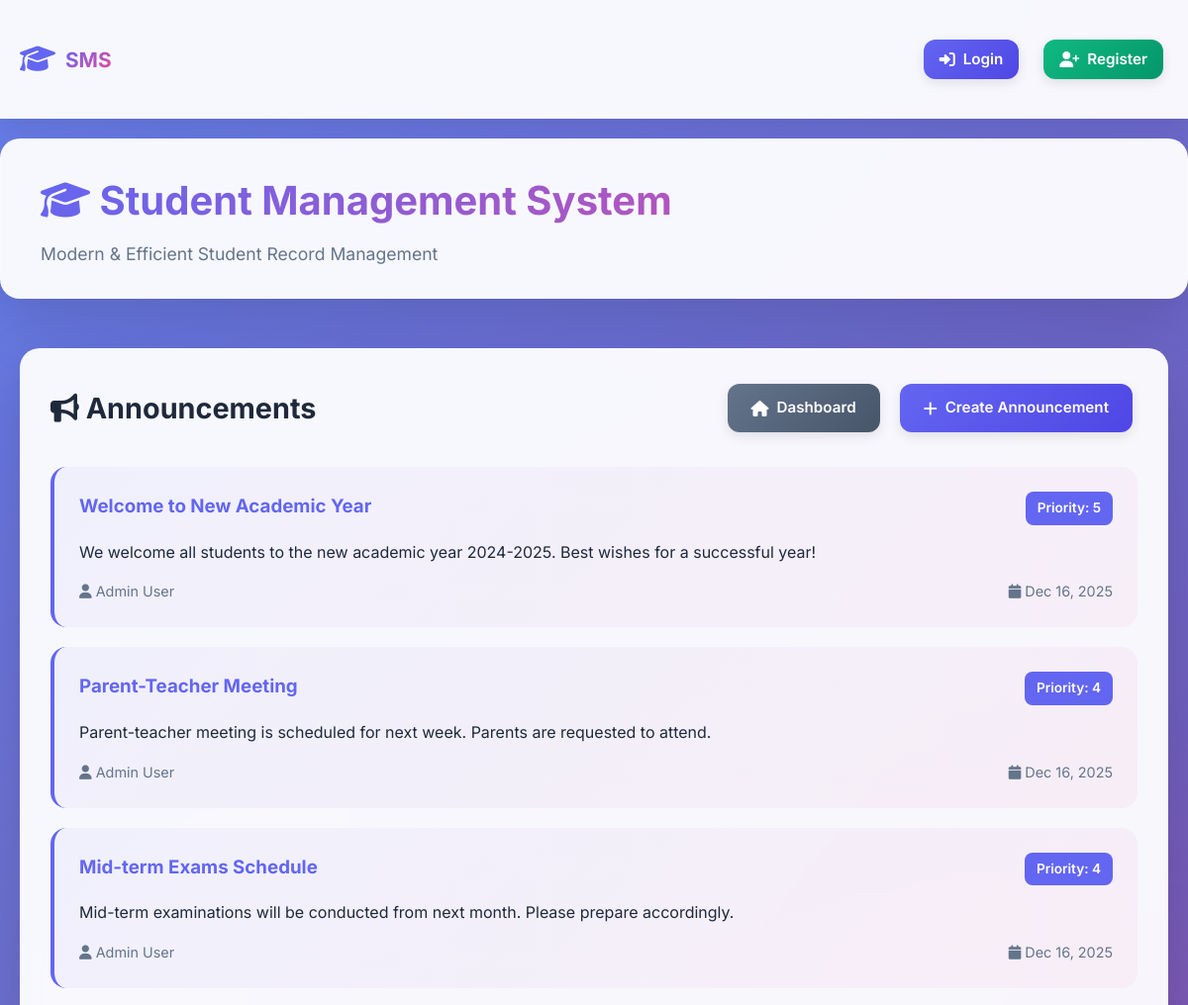
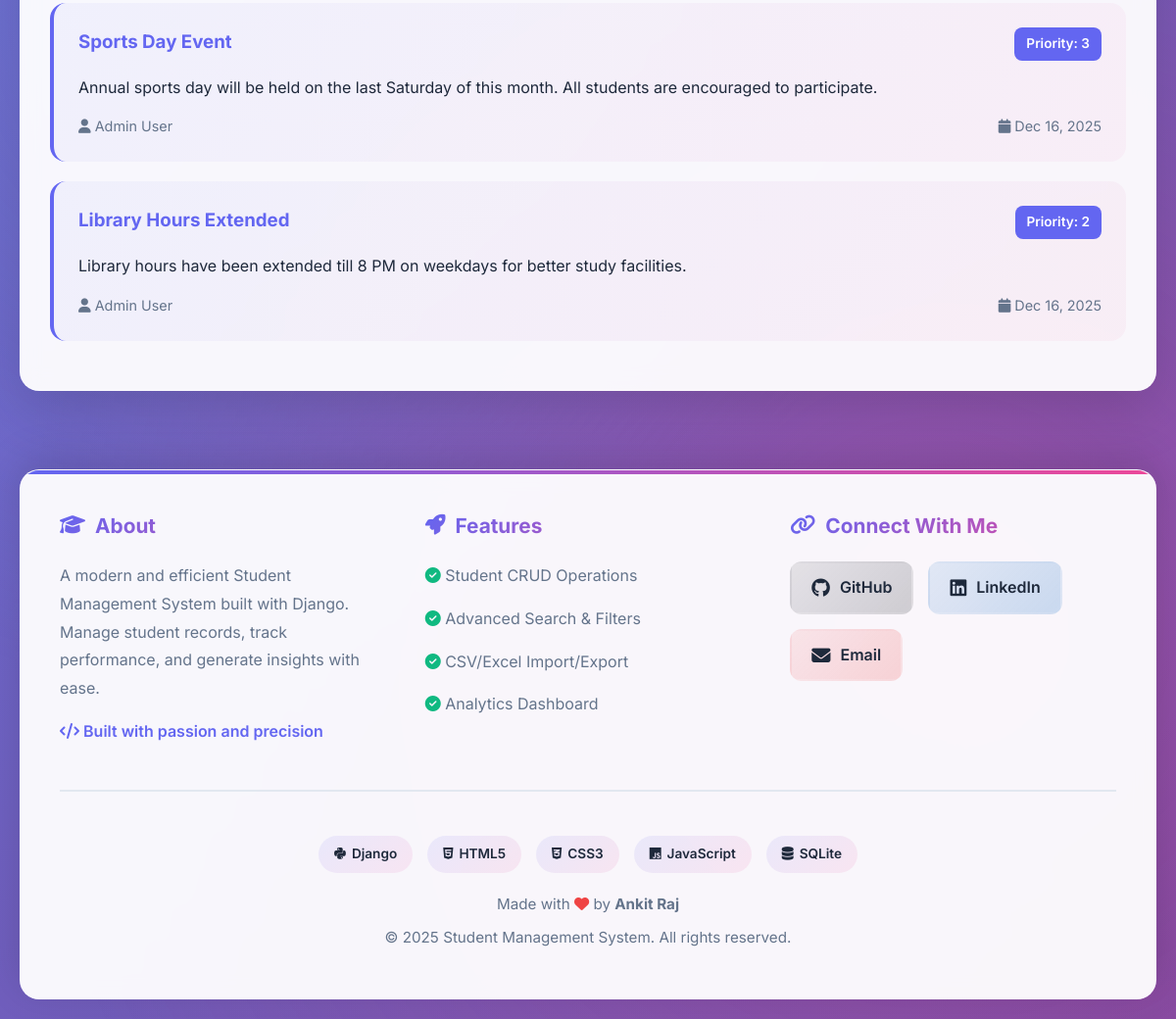
Page /announcements/ on the committed database (2 pictures, top to bottom).
### student/models.py (models this page shows, shortened)
class Announcement(models.Model):
    title = models.CharField(max_length=200)
    content = models.TextField()
    created_by = models.ForeignKey(User, on_delete=models.SET_NULL, null=True)
    target_class = models.CharField(max_length=50, blank=True, null=True, help_text="Leave blank for all students")
    is_active = models.BooleanField(default=True)
    priority = models.IntegerField(default=0, help_text="Higher number = higher priority")
    created_at = models.DateTimeField(default=timezone.now)
    expires_at = models.DateTimeField(null=True, blank=True)
    class Meta:
        ordering = ['-priority', '-created_at']

### student/views.py (the view)
# urls.py: path('announcements/', views.announcement_list, name='announcement_list'),
def announcement_list(request):
    announcements = Announcement.objects.filter(is_active=True).order_by('-priority', '-created_at')
    context = {'announcements': announcements}
    return render(request, 'student/announcement_list.html', context)

### student/templates/student/announcement_list.html (shortened to what this page needs)
{% extends 'base.html' %}
{% block content %}
<div class="card">
    <div class="header-actions">
        <h2><i class="fas fa-bullhorn"></i> Announcements</h2>
        <div style="display: flex; gap: 10px;">
            <a href="{% url 'dashboard' %}" class="btn btn-secondary"><i class="fas fa-home"></i> Dashboard</a>
            <a href="{% url 'announcement_create' %}" class="btn btn-primary"><i class="fas fa-plus"></i> Create
                Announcement</a>
        </div>
    </div>
    {% if announcements %}
    <div style="margin-top: 30px;">
        {% for announcement in announcements %}
        <div
            style="background: linear-gradient(135deg, rgba(99, 102, 241, 0.05) 0%, rgba(236, 72, 153, 0.05) 100%); padding: 25px; border-radius: 16px; border-left: 4px solid var(--primary); margin-bottom: 20px;">
            <div style="display: flex; justify-content: space-between; align-items: start; margin-bottom: 15px;">
                <h3 style="color: var(--primary); margin: 0;">{{ announcement.title }}</h3>
                <span
                    style="padding: 6px 12px; border-radius: 8px; background: var(--primary); color: white; font-size: 0.85rem; font-weight: 600;">
                    Priority: {{ announcement.priority }}
                </span>
            </div>
            <p style="color: var(--dark); margin-bottom: 15px;">{{ announcement.content }}</p>
            <div
                style="display: flex; justify-content: space-between; align-items: center; color: var(--gray); font-size: 0.9rem;">
                <span><i class="fas fa-user"></i> {{ announcement.created_by.get_full_name|default:"Admin" }}</span>
                <span><i class="fas fa-calendar"></i> {{ announcement.created_at|date:"M d, Y" }}</span>
            </div>
        </div>
        {% endfor %}
    </div>
    {% endif %}
</div>
{% endblock %}

### student/templates/base.html (style rules this page uses)
* { margin: 0; padding: 0; box-sizing: border-box; }
:root { --primary: #6366f1; --primary-dark: #4f46e5; --primary-light: #818cf8; --secondary: #ec4899; --success: #10b981; --danger: #ef4444; --warning: #f59e0b; --dark: #1e293b; --light: #f8fafc; --gray: #64748b; --border: #e2e8f0; --shadow: rgba(0, 0, 0, 0.1); --shadow-lg: rgba(0, 0, 0, 0.15); }
body { font-family: 'Inter', -apple-system, BlinkMacSystemFont, 'Segoe UI', sans-serif; background: linear-gradient(135deg, #667eea 0%, #764ba2 100%); min-height: 100vh; color: var(--dark); line-height: 1.6; }
.card { background: rgba(255, 255, 255, 0.95); backdrop-filter: blur(10px); border-radius: 20px; padding: 30px; box-shadow: 0 20px 60px var(--shadow-lg); border: 1px solid rgba(255, 255, 255, 0.3); animation: fadeInUp 0.6s ease-out; }
.btn { display: inline-flex; align-items: center; gap: 8px; padding: 12px 24px; margin: 5px; border: none; border-radius: 12px; cursor: pointer; text-decoration: none; font-weight: 600; font-size: 0.95rem; transition: all 0.3s ease; box-shadow: 0 4px 12px var(--shadow); }
.btn-primary { background: linear-gradient(135deg, var(--primary) 0%, var(--primary-dark) 100%); color: white; }
.btn-secondary { background: linear-gradient(135deg, var(--gray) 0%, #475569 100%); color: white; }
.btn i { font-size: 1rem; }
.header-actions { display: flex; justify-content: space-between; align-items: center; margin-bottom: 25px; flex-wrap: wrap; gap: 15px; }
.header-actions h2 { font-size: 1.8rem; color: var(--dark); font-weight: 700; }

### rows in the picture
Announcement: title "Welcome to New Academic Year", priority "5", content "We welcome all students to the new academic year 2024-2025. Best wishes for a successful year!", created_by.get_full_name "Admin User", created_at "Dec 16, 2025"
Announcement: title "Parent-Teacher Meeting", priority "4", content "Parent-teacher meeting is scheduled for next week. Parents are requested to attend.", created_by.get_full_name "Admin User", created_at "Dec 16, 2025"
Announcement: title "Mid-term Exams Schedule", priority "4", content "Mid-term examinations will be conducted from next month. Please prepare accordingly.", created_by.get_full_name "Admin User", created_at "Dec 16, 2025"
Announcement: title "Sports Day Event", priority "3", content "Annual sports day will be held on the last Saturday of this month. All students are encouraged to participate.", created_by.get_full_name "Admin User", created_at "Dec 16, 2025"
Announcement: title "Library Hours Extended", priority "2", content "Library hours have been extended till 8 PM on weekdays for better study facilities.", created_by.get_full_name "Admin User", created_at "Dec 16, 2025"
